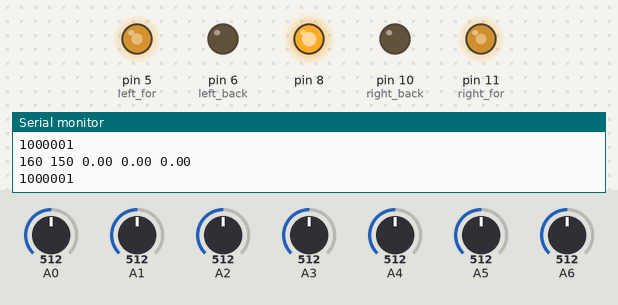
A sketch run on a simulated Arduino Uno, built with avr-gcc and run on an emulated ATmega328P. Parts: output pins drawn as LEDs (lit = HIGH), the last lines printed to the serial monitor. The test bench sets the inputs (shaded band); at power-on: A4 = 512, A0 = 512, A6 = 512, A1 = 512, A2 = 512, A3 = 512, A5 = 512.

Above: at 1.2 s.
1.3 s: A4 set to 489
At 1.52 s:
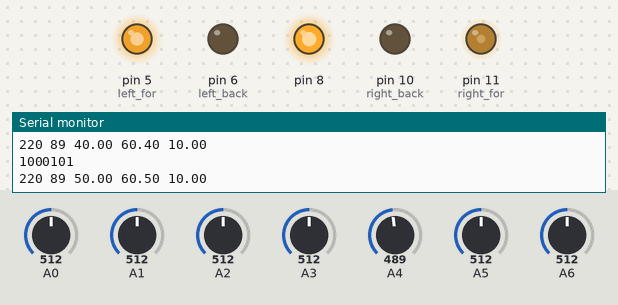
4.3 s: A0 set to 488
At 5.5 s:
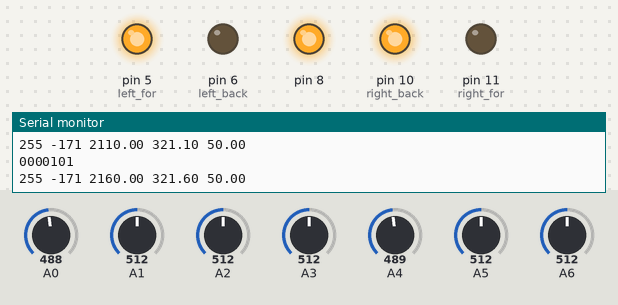
5.8 s: A6 set to 488
At 6.74 s:
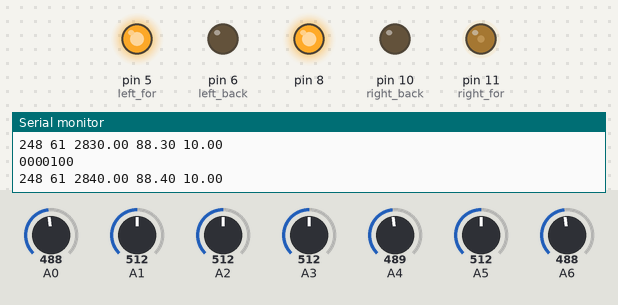
8.8 s: A0 set to 716
At 11.03 s:
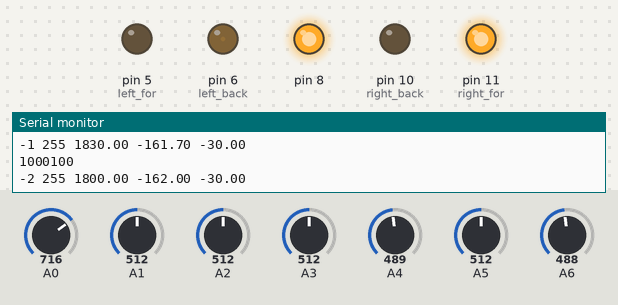
11.8 s: A1 set to 306
14.8 s: A2 set to 306
Timing chart, 0 to 18.8 s (numbered marks = the images above; inputs shaded):
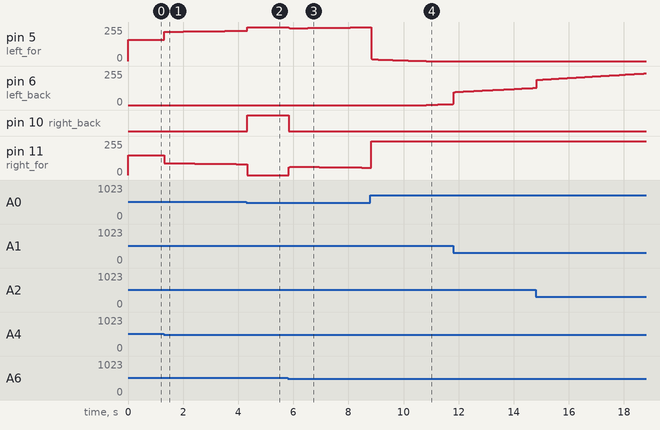

The sketch:

Test04.ino
```cpp
int ir[7];
int th = 500;


float i; int d;
float error;
int p_error = 0;

int val[7] = {-40,-15,-10,0,10,15,40};
float pid_val ;

int sp_left = 150 + 10;
int sp_right = 150;
int shift = 0;
int left = sp_left ;
int right = sp_right ;

int kp = 3 + (sp_left+sp_right)/80;
float ki = 0.01;
float kd = 0.08;

int right_for = 11;
int left_for = 5;
int right_back = 10;
int left_back = 6;

//////////////////////////////////////////////////////////////////////////////////////////////////////////////////////////////////////////////
/////////////////////////////////////////////////////////////////////////////////////////////////////////////////////////////////////////////
///////// MAIN /////////////////
void setup() {
  Serial.begin(9600);
  pinMode(5,OUTPUT);pinMode(6,OUTPUT);pinMode(10,OUTPUT);pinMode(11,OUTPUT);
  pinMode(8,OUTPUT);
  digitalWrite(8,HIGH);
}

void loop() {
  getIR();
  PID();
  driver();
  delay(10);
  Serial.print(ir[0]);Serial.print(ir[1]);Serial.print(ir[2]);Serial.print(ir[3]);Serial.print(ir[4]);Serial.print(ir[5]);Serial.println(ir[6]);
  //Serial.println(error);Serial.println(i);
}
//////////////////////////////////////////////////////////////////////////////////////////////////////////////////////////////////////////////
/////////////////////////////////////////////////////////////////////////////////////////////////////////////////////////////////////////////

////////////////////////////////////////////////////////////////////////////////////////////////////////////////////////////////////////////
/////// SENSOR ////////////////////////////////
int check(int val){
  if (val >= th){
    return 0;
  } else{
    return 1;
  }
}
int getIR(){
  for (int i=1;i<6;i++){
    ir[i] = analogRead(i);
  }
  for (int i=1;i<6;i++){
    ir[i] = check(ir[i]);
  }
  if (check(analogRead(0)) == 1){
    ir[0] = 0;
    }else{
    ir[0] = 1;
   }
  if (check(analogRead(6)) == 1){
    ir[6] = 0;
    }else{
    ir[6] = 1;
   }

}
//////////////////////////////////////////////////////////////////////////////////////////////////////////////////////////////////////////////////

////////////////////////////////////////////////////////////////////////////////////////////////////////////////////////////////////
///// PID ///////////////////////////////
float PID(){
  left = sp_left;
  right = sp_right;

  error = val[0]*ir[0] + val[1]*ir[1] + val[2]*ir[2] + val[3]*ir[3] + val[4]*ir[4] + val[5]*ir[5] + val[6]*ir[6];
  d = p_error - error;
  p_error = error;

  if (ir[3] == 1){
    i = 0;
  } else if ((left+i*ki)>0 && error<0){
    i = (i  + error);
  }else if ((right-i*ki)>0 && error>0){
    i = (i  + error);
  }

  pid_val = (error * kp + i * ki + d * kd);

  if (i<-30000){
    i = -30000;
  }
  if (pid_val<-30000){
    pid_val = -30000;
  }
  if (i>30000){
    i = 30000;
  }
  if (pid_val>30000){
    pid_val = 30000;
  }
}
/////////////////////////////////////////////////////////////////////////////////////////////////////

///////////////////////////////////////////////////////////////////////////////////////////////////////////////////////////////
void driver(){
    left = sp_left;
    right = sp_right;

   ////////////////////////////////////////////////////////////////////////////
   left = left + pid_val  ;
   right = right - pid_val ;
   ///////////////////////////////////////////////////////////////////

     if (left > 255){
      left = 255;
     }else if(left < -255){
      left = -255;
     }
     if (right > 255){
      right = 255;
     }else if(right < -255){
      right = -255;
     }

     if (left>0){
       analogWrite(left_for,left);
       analogWrite(left_back,0);
     } else if(left<0){
       analogWrite(left_back,-left);
       analogWrite(left_for,0);
     }
     if (right>0){
       analogWrite(right_for,right);
       analogWrite(right_back,0);
     } else if(right<0){
       analogWrite(right_back,right);
       analogWrite(right_for,0);
     }

 Serial.print(left);Serial.print(' ');Serial.print(right);Serial.print(' ');Serial.print(i);Serial.print(' ');Serial.print(pid_val);Serial.print(' ');Serial.println(error);
 }
/////////////////////////////////////////////////////////////////////////////////////////////////////////////////////////////////////////////////////////////////////////////
```

Measured:
- the behaviour switches between 500 and 499 on A4 (found by bisection; images 0 and 1)
- the behaviour switches between 500 and 499 on A0 (found by bisection; images 1 and 2)
- the behaviour switches between 500 and 499 on A6 (found by bisection; images 2 and 3)
- after the input at 1.3 s, pin 5 (left_for): moves from 160/255 to 228/255 over 2.9 s, starting at once; pin 11 (right_for): moves from 150/255 to 81/255 over 3.0 s, starting at once
- after the input at 4.3 s, pin 10 (right_back): LOW → HIGH at once
- after the input at 5.8 s, pin 10 (right_back): HIGH → LOW at once; pin 11 (right_for): rises from 0/255 to 63/255 in 0.04 s, then falls to 56/255 in 2.6 s
- after the input at 8.8 s, pin 6 (left_back): moves from 0/255 to 8/255 over 0.96 s, starting after 2.0 s
